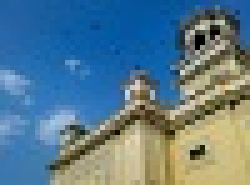
#> input picture home.jpg, 50 x 37 px (shown 5 times larger)
$ python warp_affine_numpy.py
#> lines starting #> are read from the running program, lines starting #| are printed output that depends on the picture
import numpy as np
from numpy import pi, cos, sin
import matplotlib.pyplot as plt
import cv2

im = cv2.imread('home.jpg')
#> im is the input picture: shape (37, 50, 3); mean B, G, R 140.8, 123.5, 91.1
h,w = im.shape[:2]
#> h = 37; w = 50

# transform matrix: rotate -10 deg
phi = -10*pi/180
M = np.float32([[cos(phi),-sin(phi),0],[sin(phi),cos(phi),0],[0,0,1]])
M1 = np.linalg.inv(M) # inverse transform

# grid
y,x = np.indices((h, w))
pts = np.vstack((x.ravel(),y.ravel(),np.ones(y.size)))
pts = M1.dot(pts).reshape(3,h,w) # apply transform
x,y = pts[:2]

# border idx
nonx = (x < 0) | (x > w-1)
nony = (y < 0) | (y > h-1)

# interpolate
x0 = np.floor(x).astype(np.int64)
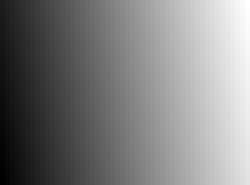
#> x: shape (37, 50) float64 (shown 5 times larger); min -6.25, max 48.26, mean 21; drawn with min black and max white
x1 = np.ceil(x).astype(np.int64)
y0 = np.floor(y).astype(np.int64)
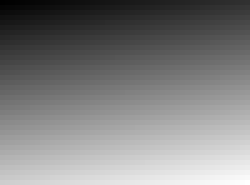
#> y: shape (37, 50) float64 (shown 5 times larger); min 0, max 43.96, mean 22; drawn with min black and max white
y1 = np.ceil(y).astype(np.int64)

x0 = np.clip(x0, 0, w-1) # clip idx out of bound
x1 = np.clip(x1, 0, w-1)
y0 = np.clip(y0, 0, h-1)
y1 = np.clip(y1, 0, h-1)

p1 = im[y0,x0]
p2 = im[y1,x0]
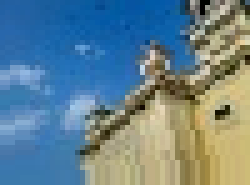
#> p2: shape (37, 50, 3) (shown 5 times larger); mean B, G, R 143, 130.5, 101.7
p3 = im[y0,x1]
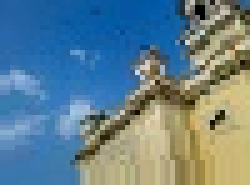
#> p3: shape (37, 50, 3) (shown 5 times larger); mean B, G, R 142.1, 129.1, 100
p4 = im[y1,x1]
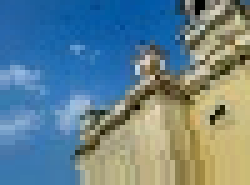
#> p4: shape (37, 50, 3) (shown 5 times larger); mean B, G, R 141.9, 131.2, 103.6

maskx = np.float64(x1 == x) # no-interpolate idx
masky = np.float64(y1 == y)

k1 = np.maximum(((x1-x) * (y1-y)), maskx, masky)[...,None] # coef
k2 = ((x1-x) * (y-y0))[...,None]
k3 = ((x-x0) * (y1-y))[...,None]
k4 = ((x-x0) * (y-y0))[...,None]

dt = np.uint8(k1*p1 + k2*p2 + k3*p3 + k4*p4)

# border draw
dt[nony] = 0
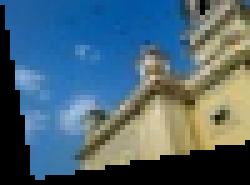
#> dt: shape (37, 50, 3) (shown 5 times larger); mean B, G, R 115.6, 101.6, 75.5
dt[nonx] = 0

# warpAffine by lib
dt0 = cv2.warpAffine(im, M[:2], (w,h))

# vis
g = plt.figure(figsize=(9,3))
plt.subplot(131)
plt.imshow(im[...,::-1])
plt.subplot(132)
plt.imshow(dt[...,::-1])
plt.subplot(133)
plt.imshow(dt0[...,::-1])
plt.show()
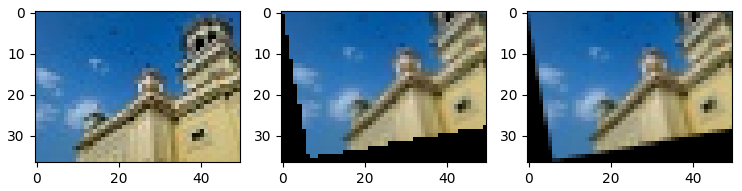
#> figure drawn by matplotlib, 3 panels
